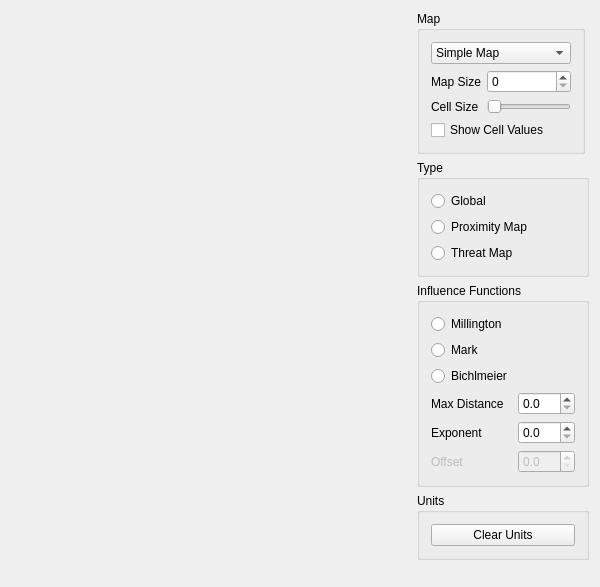
<?xml version="1.0" encoding="UTF-8"?>
<ui version="4.0">
 <class>TacticalMapWidgetClass</class>
 <widget class="QWidget" name="TacticalMapWidgetClass">
  <property name="geometry">
   <rect>
    <x>0</x>
    <y>0</y>
    <width>600</width>
    <height>587</height>
   </rect>
  </property>
  <property name="windowTitle">
   <string>TacticalMapWidget</string>
  </property>
  <layout class="QGridLayout" name="gridLayout">
   <item row="0" column="0" rowspan="3">
    <widget class="ImageRendererWidget" name="imageRenderer" native="true">
     <property name="sizePolicy">
      <sizepolicy hsizetype="MinimumExpanding" vsizetype="Preferred">
       <horstretch>0</horstretch>
       <verstretch>0</verstretch>
      </sizepolicy>
     </property>
    </widget>
   </item>
   <item row="0" column="1">
    <layout class="QVBoxLayout" name="verticalLayout">
     <item>
      <widget class="QGroupBox" name="groupBox_2">
       <property name="sizePolicy">
        <sizepolicy hsizetype="Maximum" vsizetype="Preferred">
         <horstretch>0</horstretch>
         <verstretch>0</verstretch>
        </sizepolicy>
       </property>
       <property name="title">
        <string>Map</string>
       </property>
       <layout class="QGridLayout" name="gridLayout_5">
        <item row="2" column="1">
         <widget class="QSlider" name="cellSize_slider">
          <property name="orientation">
           <enum>Qt::Horizontal</enum>
          </property>
         </widget>
        </item>
        <item row="1" column="0">
         <widget class="QLabel" name="mapSize_label">
          <property name="text">
           <string>Map Size</string>
          </property>
         </widget>
        </item>
        <item row="1" column="1">
         <widget class="QSpinBox" name="mapSize_spinBox">
          <property name="minimumSize">
           <size>
            <width>50</width>
            <height>0</height>
           </size>
          </property>
         </widget>
        </item>
        <item row="2" column="0">
         <widget class="QLabel" name="cellSize_label">
          <property name="text">
           <string>Cell Size</string>
          </property>
         </widget>
        </item>
        <item row="3" column="0" colspan="2">
         <widget class="QCheckBox" name="values_checkBox">
          <property name="text">
           <string>Show Cell Values</string>
          </property>
         </widget>
        </item>
        <item row="0" column="0" colspan="2">
         <widget class="QComboBox" name="map_comboBox">
          <item>
           <property name="text">
            <string>Simple Map</string>
           </property>
          </item>
          <item>
           <property name="text">
            <string>Obstacles</string>
           </property>
          </item>
         </widget>
        </item>
       </layout>
      </widget>
     </item>
     <item>
      <widget class="QGroupBox" name="type_groupBox">
       <property name="title">
        <string>Type</string>
       </property>
       <layout class="QGridLayout" name="gridLayout_2">
        <item row="2" column="0">
         <widget class="QRadioButton" name="thread_radioButton">
          <property name="text">
           <string>Threat Map</string>
          </property>
         </widget>
        </item>
        <item row="1" column="0">
         <widget class="QRadioButton" name="proximity_radioButton">
          <property name="text">
           <string>Proximity Map</string>
          </property>
         </widget>
        </item>
        <item row="0" column="0">
         <widget class="QRadioButton" name="global_radioButton">
          <property name="text">
           <string>Global</string>
          </property>
         </widget>
        </item>
       </layout>
      </widget>
     </item>
     <item>
      <widget class="QGroupBox" name="influence_groupBox">
       <property name="sizePolicy">
        <sizepolicy hsizetype="Maximum" vsizetype="Preferred">
         <horstretch>0</horstretch>
         <verstretch>0</verstretch>
        </sizepolicy>
       </property>
       <property name="title">
        <string>Influence Functions</string>
       </property>
       <layout class="QGridLayout" name="gridLayout_3">
        <item row="3" column="0">
         <widget class="QLabel" name="maxDis_label">
          <property name="text">
           <string>Max Distance</string>
          </property>
         </widget>
        </item>
        <item row="3" column="1">
         <widget class="QDoubleSpinBox" name="maxDis_spinBox">
          <property name="minimumSize">
           <size>
            <width>50</width>
            <height>0</height>
           </size>
          </property>
          <property name="decimals">
           <number>1</number>
          </property>
         </widget>
        </item>
        <item row="0" column="0">
         <widget class="QRadioButton" name="millington_radioButton">
          <property name="text">
           <string>Millington</string>
          </property>
         </widget>
        </item>
        <item row="2" column="0">
         <widget class="QRadioButton" name="bichlmeier_radioButton">
          <property name="text">
           <string>Bichlmeier</string>
          </property>
         </widget>
        </item>
        <item row="1" column="0">
         <widget class="QRadioButton" name="mark_radioButton">
          <property name="text">
           <string>Mark</string>
          </property>
         </widget>
        </item>
        <item row="5" column="0">
         <widget class="QLabel" name="exponent_label">
          <property name="text">
           <string>Exponent</string>
          </property>
         </widget>
        </item>
        <item row="5" column="1">
         <widget class="QDoubleSpinBox" name="exponent_spinBox">
          <property name="decimals">
           <number>1</number>
          </property>
          <property name="maximum">
           <double>5.000000000000000</double>
          </property>
          <property name="singleStep">
           <double>0.100000000000000</double>
          </property>
         </widget>
        </item>
        <item row="6" column="0">
         <widget class="QLabel" name="offset_label">
          <property name="enabled">
           <bool>false</bool>
          </property>
          <property name="text">
           <string>Offset</string>
          </property>
         </widget>
        </item>
        <item row="6" column="1">
         <widget class="QDoubleSpinBox" name="offset_spinBox">
          <property name="enabled">
           <bool>false</bool>
          </property>
          <property name="decimals">
           <number>1</number>
          </property>
          <property name="maximum">
           <double>99.000000000000000</double>
          </property>
         </widget>
        </item>
       </layout>
      </widget>
     </item>
     <item>
      <widget class="QGroupBox" name="groupBox">
       <property name="sizePolicy">
        <sizepolicy hsizetype="Preferred" vsizetype="Preferred">
         <horstretch>0</horstretch>
         <verstretch>0</verstretch>
        </sizepolicy>
       </property>
       <property name="title">
        <string>Units</string>
       </property>
       <layout class="QGridLayout" name="gridLayout_4">
        <item row="0" column="0">
         <widget class="QPushButton" name="pushButton">
          <property name="text">
           <string>Clear Units</string>
          </property>
         </widget>
        </item>
       </layout>
      </widget>
     </item>
    </layout>
   </item>
  </layout>
 </widget>
 <layoutdefault spacing="6" margin="11"/>
 <customwidgets>
  <customwidget>
   <class>ImageRendererWidget</class>
   <extends>QWidget</extends>
   <header>utils/imagerendererwidget.h</header>
   <container>1</container>
  </customwidget>
 </customwidgets>
 <resources/>
 <connections>
  <connection>
   <sender>mapSize_spinBox</sender>
   <signal>valueChanged(int)</signal>
   <receiver>TacticalMapWidgetClass</receiver>
   <slot>onCellCountChanged(int)</slot>
   <hints>
    <hint type="sourcelabel">
     <x>533</x>
     <y>76</y>
    </hint>
    <hint type="destinationlabel">
     <x>436</x>
     <y>74</y>
    </hint>
   </hints>
  </connection>
  <connection>
   <sender>cellSize_slider</sender>
   <signal>valueChanged(int)</signal>
   <receiver>TacticalMapWidgetClass</receiver>
   <slot>onCellSizeChanged(int)</slot>
   <hints>
    <hint type="sourcelabel">
     <x>554</x>
     <y>97</y>
    </hint>
    <hint type="destinationlabel">
     <x>433</x>
     <y>104</y>
    </hint>
   </hints>
  </connection>
  <connection>
   <sender>values_checkBox</sender>
   <signal>toggled(bool)</signal>
   <receiver>TacticalMapWidgetClass</receiver>
   <slot>onShowCellValuesChanged(bool)</slot>
   <hints>
    <hint type="sourcelabel">
     <x>466</x>
     <y>124</y>
    </hint>
    <hint type="destinationlabel">
     <x>431</x>
     <y>132</y>
    </hint>
   </hints>
  </connection>
  <connection>
   <sender>maxDis_spinBox</sender>
   <signal>valueChanged(double)</signal>
   <receiver>TacticalMapWidgetClass</receiver>
   <slot>onMaxDistanceChanged(double)</slot>
   <hints>
    <hint type="sourcelabel">
     <x>569</x>
     <y>395</y>
    </hint>
    <hint type="destinationlabel">
     <x>426</x>
     <y>386</y>
    </hint>
   </hints>
  </connection>
  <connection>
   <sender>pushButton</sender>
   <signal>clicked()</signal>
   <receiver>TacticalMapWidgetClass</receiver>
   <slot>onClearUnits()</slot>
   <hints>
    <hint type="sourcelabel">
     <x>579</x>
     <y>517</y>
    </hint>
    <hint type="destinationlabel">
     <x>426</x>
     <y>509</y>
    </hint>
   </hints>
  </connection>
  <connection>
   <sender>proximity_radioButton</sender>
   <signal>clicked()</signal>
   <receiver>TacticalMapWidgetClass</receiver>
   <slot>onInfluenceTypeProximity()</slot>
   <hints>
    <hint type="sourcelabel">
     <x>475</x>
     <y>218</y>
    </hint>
    <hint type="destinationlabel">
     <x>428</x>
     <y>217</y>
    </hint>
   </hints>
  </connection>
  <connection>
   <sender>thread_radioButton</sender>
   <signal>clicked()</signal>
   <receiver>TacticalMapWidgetClass</receiver>
   <slot>onInfluenceTypeLineOfSight()</slot>
   <hints>
    <hint type="sourcelabel">
     <x>473</x>
     <y>247</y>
    </hint>
    <hint type="destinationlabel">
     <x>428</x>
     <y>243</y>
    </hint>
   </hints>
  </connection>
  <connection>
   <sender>map_comboBox</sender>
   <signal>currentIndexChanged(int)</signal>
   <receiver>TacticalMapWidgetClass</receiver>
   <slot>onMapIndexChanged(int)</slot>
   <hints>
    <hint type="sourcelabel">
     <x>476</x>
     <y>48</y>
    </hint>
    <hint type="destinationlabel">
     <x>428</x>
     <y>47</y>
    </hint>
   </hints>
  </connection>
  <connection>
   <sender>global_radioButton</sender>
   <signal>clicked()</signal>
   <receiver>TacticalMapWidgetClass</receiver>
   <slot>onInfluenceTypeGlobal()</slot>
   <hints>
    <hint type="sourcelabel">
     <x>477</x>
     <y>191</y>
    </hint>
    <hint type="destinationlabel">
     <x>428</x>
     <y>192</y>
    </hint>
   </hints>
  </connection>
  <connection>
   <sender>offset_spinBox</sender>
   <signal>valueChanged(double)</signal>
   <receiver>TacticalMapWidgetClass</receiver>
   <slot>onOffsetChanged(double)</slot>
   <hints>
    <hint type="sourcelabel">
     <x>537</x>
     <y>447</y>
    </hint>
    <hint type="destinationlabel">
     <x>426</x>
     <y>439</y>
    </hint>
   </hints>
  </connection>
  <connection>
   <sender>bichlmeier_radioButton</sender>
   <signal>clicked()</signal>
   <receiver>TacticalMapWidgetClass</receiver>
   <slot>onInfluenceBichlmeier()</slot>
   <hints>
    <hint type="sourcelabel">
     <x>486</x>
     <y>355</y>
    </hint>
    <hint type="destinationlabel">
     <x>427</x>
     <y>359</y>
    </hint>
   </hints>
  </connection>
  <connection>
   <sender>exponent_spinBox</sender>
   <signal>valueChanged(double)</signal>
   <receiver>TacticalMapWidgetClass</receiver>
   <slot>onExponentChanged(double)</slot>
   <hints>
    <hint type="sourcelabel">
     <x>554</x>
     <y>413</y>
    </hint>
    <hint type="destinationlabel">
     <x>429</x>
     <y>413</y>
    </hint>
   </hints>
  </connection>
  <connection>
   <sender>mark_radioButton</sender>
   <signal>clicked()</signal>
   <receiver>TacticalMapWidgetClass</receiver>
   <slot>onInfluenceMark()</slot>
   <hints>
    <hint type="sourcelabel">
     <x>453</x>
     <y>335</y>
    </hint>
    <hint type="destinationlabel">
     <x>428</x>
     <y>331</y>
    </hint>
   </hints>
  </connection>
  <connection>
   <sender>millington_radioButton</sender>
   <signal>clicked()</signal>
   <receiver>TacticalMapWidgetClass</receiver>
   <slot>onInfluenceMillington()</slot>
   <hints>
    <hint type="sourcelabel">
     <x>475</x>
     <y>304</y>
    </hint>
    <hint type="destinationlabel">
     <x>428</x>
     <y>303</y>
    </hint>
   </hints>
  </connection>
  <connection>
   <sender>bichlmeier_radioButton</sender>
   <signal>toggled(bool)</signal>
   <receiver>offset_label</receiver>
   <slot>setEnabled(bool)</slot>
   <hints>
    <hint type="sourcelabel">
     <x>502</x>
     <y>358</y>
    </hint>
    <hint type="destinationlabel">
     <x>471</x>
     <y>446</y>
    </hint>
   </hints>
  </connection>
  <connection>
   <sender>bichlmeier_radioButton</sender>
   <signal>toggled(bool)</signal>
   <receiver>offset_spinBox</receiver>
   <slot>setEnabled(bool)</slot>
   <hints>
    <hint type="sourcelabel">
     <x>506</x>
     <y>363</y>
    </hint>
    <hint type="destinationlabel">
     <x>535</x>
     <y>443</y>
    </hint>
   </hints>
  </connection>
 </connections>
 <slots>
  <slot>onCellCountChanged(int)</slot>
  <slot>onCellSizeChanged(int)</slot>
  <slot>onShowCellValuesChanged(bool)</slot>
  <slot>onInfluenceLinear()</slot>
  <slot>onInfluenceQuadratic()</slot>
  <slot>onInfluenceCubic()</slot>
  <slot>onMaxDistanceChanged(double)</slot>
  <slot>onClearUnits()</slot>
  <slot>onInfluenceTypeProximity()</slot>
  <slot>onInfluenceTypeLineOfSight()</slot>
  <slot>onMapIndexChanged(int)</slot>
  <slot>onInfluenceTypeGlobal()</slot>
  <slot>onOffsetChanged(double)</slot>
  <slot>onExponentChanged(double)</slot>
  <slot>onInfluenceBichlmeier()</slot>
  <slot>onInfluenceMillington()</slot>
  <slot>onInfluenceMark()</slot>
 </slots>
</ui>
